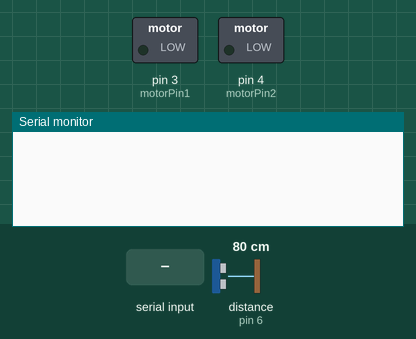
A sketch run on a simulated Arduino Uno, built with avr-gcc and run on an emulated ATmega328P. Shown: switched loads named in the sketch (green lamp = pin HIGH), the last lines printed to the serial monitor. The test bench sets the inputs (shaded band); at power-on: distance to the obstacle (sensor on pin 6) 80 cm. The echo pulse lasts 58.3 µs per cm; pins used as bus, display or sensor lines are not drawn.

Above: at 1.2 s.
1.3 s: "ON" received over Serial
At 2.5 s:
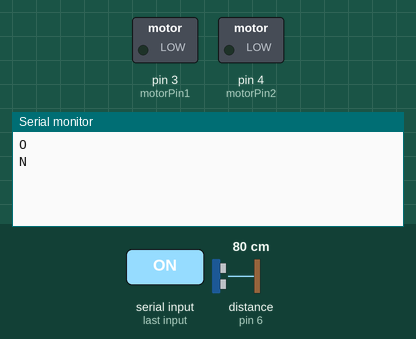
2.8 s: "B" received over Serial
At 3.13 s:
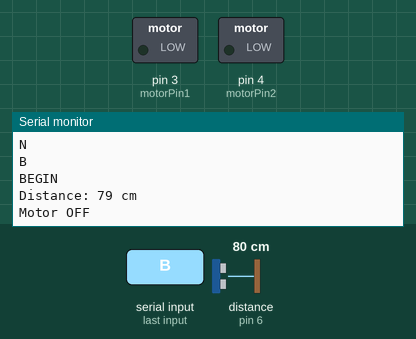
4.3 s: "X" received over Serial
At 5.5 s:
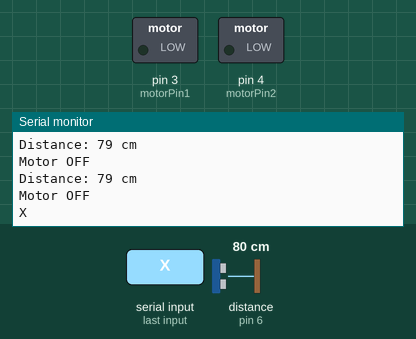

The sketch:

Floodcontrol_RIM_Prototype.ino
```cpp
// Pin definitions
int trigPin = 5;
int echoPin = 6;
int motorPin1 = 3;   // Motor driver input 1
int motorPin2 = 4;   // Motor driver input 2
byte speed = 255;    // Motor speed
int threshold = 60;  // Distance in cm to trigger conveyor
bool motorRunning = false;
char command;
String status = "OFF";

// For water detection logic
long prevDistance = 0;
int stableCount = 0;         // how many consecutive times distance stays the same
const int stableLimit = 10;  // number of stable readings before deciding "water"
const int delta = 8;         // minimum change in cm to consider as "sudden change"

void setup() {
  Serial.begin(9600); // For Bluetooth HC-05
  pinMode(trigPin, OUTPUT);
  pinMode(echoPin, INPUT);
  pinMode(motorPin1, OUTPUT);
  pinMode(motorPin2, OUTPUT);
}

// Measure distance with ultrasonic sensor
long getDistance() {
  digitalWrite(trigPin, LOW);
  delayMicroseconds(2);
  digitalWrite(trigPin, HIGH);
  delayMicroseconds(10);
  digitalWrite(trigPin, LOW);

  long duration = pulseIn(echoPin, HIGH, 30000); // timeout 30ms
  if (duration == 0) return -1; // no echo
  return duration * 0.034 / 2; // Convert to cm
}

void forward() {
  analogWrite(motorPin1, speed);
  analogWrite(motorPin2, 0);
  motorRunning = true;
}

void stop() {
  analogWrite(motorPin1, 0);
  analogWrite(motorPin2, 0);
  motorRunning = false;
}

void loop() {
  if (Serial.available()) {
    command = Serial.read();
    Serial.println(command);


    if (command == 'B') {
      Serial.println("BEGIN");
      status = "ON";
      while (status == "ON") {
        long distance = getDistance();

        if (distance > 0) { // valid reading
          Serial.print("Distance: ");
          Serial.print(distance);
          Serial.println(" cm");

          // Check sudden change vs previous
          if (abs(distance - prevDistance) > delta && distance < threshold) {
            Serial.println("Trash detected - Motor ON");
            forward();
            delay(5000); // run conveyor 5 sec
            stop();
            stableCount = 0; // reset stability count
          } else {
            // If distance is almost the same as before
            if (abs(distance - prevDistance) <= delta) {
              stableCount++;
              if (stableCount >= stableLimit) {
                Serial.println("Water detected");
                stableCount = 0; // reset after reporting
              }
            }
            Serial.println("Motor OFF");
          }

          prevDistance = distance; // update previous
        }

        // Check for stop command
        if (Serial.available()) {
          command = Serial.read();
          Serial.println(command);
          if (command == 'X') {
            status = "OFF";
            stop();
          }
        }

        delay(500); // sampling delay
      }
    }
  }
}
```

Measured:
- after the input at 1.3 s, the serial monitor: prints a new line at once (image 1)
- after the input at 2.8 s, the serial monitor: prints a new line at once (image 2)
- after the input at 4.3 s, the serial monitor: prints a new line after 0.05 s (image 3)
